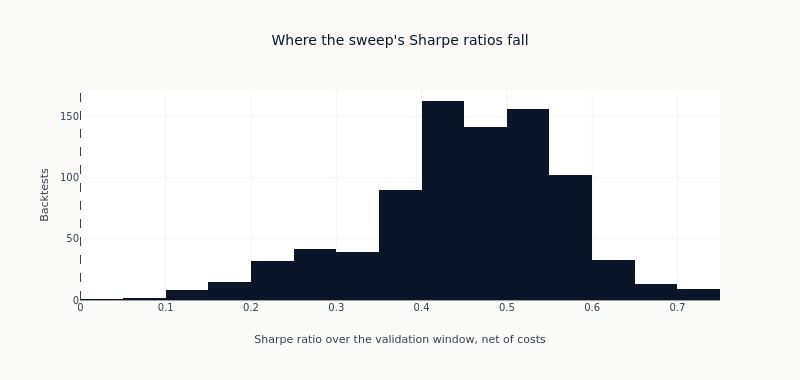

The code cell stored with this chart in its notebook:
### Markdown cell above
### Does a better ranking make a better strategy?

The left panel is the distribution of every Sharpe in the sweep, with a line at zero. The right
panel puts each backtest's Sharpe against the information coefficient of the prediction set it
traded. A tight upward relationship would mean IC is a sufficient selection criterion; a diffuse
one means it is not, and that two configurations with the same IC can trade very differently.

### Code cell
all_signal = explorer.best(stage="signal", top_n=100000, prediction_hashes=LIVE_PREDICTIONS)
if all_signal.is_empty():
    raise RuntimeError("no signal-stage backtests are registered, so there is nothing to read")

sharpes = all_signal["sharpe"].drop_nulls()
paired = all_signal.select("ic_mean", "sharpe").drop_nulls()

fig = go.Figure(
    go.Histogram(x=sharpes.to_list(), nbinsx=30, marker_color=COLORS["blue"], showlegend=False)
)
fig.add_vline(x=0, line_width=1, line_dash="dash", line_color=COLORS["neutral"])
fig.update_xaxes(title_text="Sharpe ratio over the validation window, net of costs")
fig.update_yaxes(title_text="Backtests")
fig.update_layout(
    title="Where the sweep's Sharpe ratios fall",
    height=380,
    width=800,
    margin=dict(t=90),
)
show_plotly_with_alt(
    fig,
    "Histogram of the net Sharpe ratio of every signal-stage backtest in the sweep, with a dashed "
    f"line at zero. Counted from the frame: {sharpes.len()} backtests, Sharpe from "
    f"{sharpes.min():+.2f} to {sharpes.max():+.2f}, median {sharpes.median():+.2f}, "
    f"{(sharpes > 0).sum()} above zero.",
)

### Figure 1 — Plotly figure (JSON) as saved in the notebook; plotly's stock layout.template omitted (floating-point values rounded to 4 significant figures; data arrays with more than 128 entries replaced by an {"elided": "..."} marker saying what was removed)
{"data": [{"marker": {"color": "#0a1628"}, "nbinsx": 30, "showlegend": false, "type": "histogram", "x": {"elided": "846 float values"}}], "layout": {"height": 380, "margin": {"t": 90}, "shapes": [{"line": {"color": "#334155", "dash": "dash", "width": 1}, "type": "line", "x0": 0, "x1": 0, "xref": "x", "y0": 0, "y1": 1, "yref": "y domain"}], "title": {"text": "Where the sweep's Sharpe ratios fall"}, "width": 800, "xaxis": {"title": {"text": "Sharpe ratio over the validation window, net of costs"}}, "yaxis": {"title": {"text": "Backtests"}}}}
